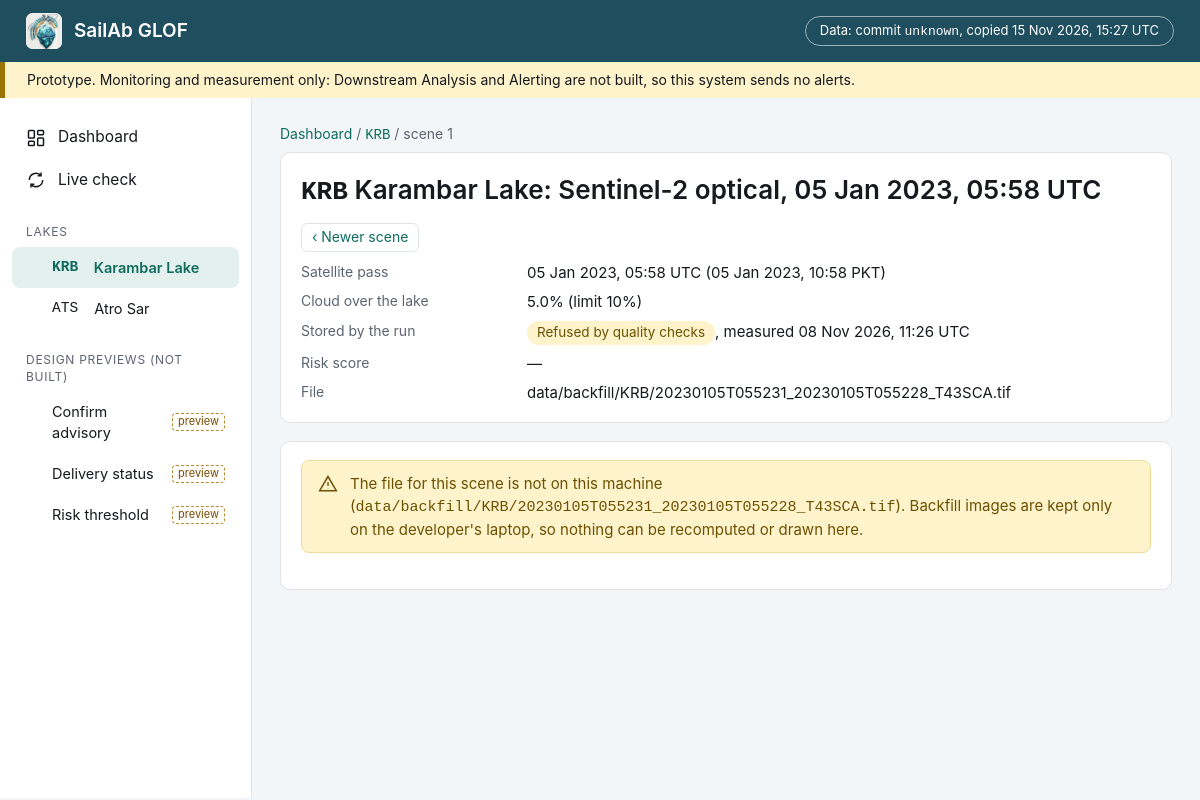
/scenes/1, run on the app's committed database.
### tables this page shows
CREATE TABLE lake (
    id INTEGER PRIMARY KEY,
    code TEXT NOT NULL UNIQUE,
    name TEXT NOT NULL,
    centre_lon REAL NOT NULL,
    centre_lat REAL NOT NULL,
    boundary_radius_m REAL NOT NULL,
    growth_distance_limit_m REAL NOT NULL DEFAULT 2500
);

CREATE TABLE scene (
    id INTEGER PRIMARY KEY,
    lake_id INTEGER NOT NULL REFERENCES lake(id),
    source TEXT NOT NULL,
    acquired_at TEXT NOT NULL,
    cloud_fraction REAL,
    file_path TEXT NOT NULL,
    downloaded_at TEXT NOT NULL
);

CREATE TABLE measurement (
    id INTEGER PRIMARY KEY,
    scene_id INTEGER NOT NULL UNIQUE REFERENCES scene(id),
    lake_id INTEGER NOT NULL REFERENCES lake(id),
    sensor TEXT NOT NULL,
    extent_ha REAL,
    status TEXT NOT NULL,
    measured_at TEXT NOT NULL
);

### webapp/main.py (the view)
    @app.get("/scenes/{scene_id}", response_class=HTMLResponse)
    def scene_page(request: Request, scene_id: int) -> HTMLResponse:
        with read_only() as conn:
            rec = scene_or_404(conn, scene_id)
        a, why_not = analysis_for(rec)
        d = {"s": rec, "a": a, "why_not": why_not, "cloud_limit": scene_view.CLOUD_LIMIT_PERCENT,
             "pictures": scene_view.PICTURES.get(rec["source"], ()),
             "agreement": scene_view.compare(rec["measurement_status"], rec["extent_ha"], a) if a else None,
             "from_live_check": scene_file(rec["file_path"]) is not None and not (repo_root / rec["file_path"]).is_file()}
        return render(request, "scene.html", rec["lake"]["code"], d)

### webapp/templates/scene.html (shortened to what this page needs)
{% extends "base.html" %}
{% from "_macros.html" import icon_warn, icon_info %}
{% set s = d.s %}{% set a = d.a %}{% set radar = s.source == "sentinel-1" %}
{% block main %}
<div class="breadcrumb"><a href="/">Dashboard</a> / <a href="/lakes/{{ s.lake.code }}"><span class="mono">{{ s.lake.code }}</span></a> / scene {{ s.scene_id }}</div>
<section class="card">
  <div class="card-head">
    <h1 style="margin:0"><span class="mono">{{ s.lake.code }}</span> {{ s.lake.name }}: {{ "Sentinel-1 radar" if radar else "Sentinel-2 optical" }}, {{ s.acquired_at | utc_time }}</h1>
    <span class="pager" style="padding:0">
      {% if s.newer_id %}<a href="/scenes/{{ s.newer_id }}">‹ Newer scene</a>{% endif %}
    </span>
  </div>
  {% set q = quality(s) %}
  <dl class="kv wide">
    <dt>Satellite pass</dt><dd>{{ s.acquired_at | utc_time }} ({{ s.acquired_at | pkt }})</dd>
    {% if not radar %}<dt>Cloud over the lake</dt><dd>{{ "%.1f%%" | format(s.cloud_fraction) if s.cloud_fraction is not none else "no valid pixels" }} (limit {{ "%.0f" | format(d.cloud_limit) }}%)</dd>{% endif %}
    <dt>Stored by the run</dt><dd><span class="chip {{ q[0] }}">{{ q[1] }}</span>{% if s.measured_at %}, measured {{ s.measured_at | utc_time }}{% endif %}</dd>
    <dt>Risk score</dt><dd>{% if radar %}not scored (radar){% elif s.risk_status == 'ok' %}<span class="mono">{{ s.deviation_score | score }}</span> (baseline {{ s.baseline_ha | ha }}){% elif s.risk_status == 'insufficient_history' %}insufficient history{% else %}—{% endif %}</dd>
    <dt>File</dt><dd class="mono" style="word-break:break-all">{{ s.file_path }}{% if d.from_live_check %} (downloaded by a live check on this laptop){% endif %}</dd>
  </dl>
</section>
{% if d.why_not == "not_downloaded" %}
<section class="card mt"><div class="banner warn">{{ icon_info() }}<div>Not downloaded: {{ "%.1f%%" | format(s.cloud_fraction) if s.cloud_fraction is not none else "no valid pixels" }} of the lake was under cloud, above the {{ "%.0f" | format(d.cloud_limit) }}% limit.
  There is no image for this pass and nothing was measured.</div></div></section>
{% elif d.why_not == "file_missing" %}
<section class="card mt"><div class="banner warn">{{ icon_warn() }}<div>The file for this scene is not on this machine (<span class="mono">{{ s.file_path }}</span>).
  Backfill images are kept only on the developer's laptop, so nothing can be recomputed or drawn here.</div></div></section>
{% elif d.why_not == "dem_missing" %}
<section class="card mt"><div class="banner warn">{{ icon_warn() }}<div>The terrain file <span class="mono">data/dem/{{ s.lake.code }}_dem.tif</span> is missing, so the radar slope mask cannot be recomputed.</div></div></section>
{% elif d.why_not %}
<section class="card mt"><div class="banner error">{{ icon_warn() }}<div>The recomputation failed. Nothing is shown in its place.<br><span class="mono">{{ d.why_not }}</span></div></div></section>
{% endif %}
{% endblock %}

### webapp/templates/base.html (shortened to what this page needs)
<!doctype html>
<html lang="en">
<head>
  <link rel="stylesheet" href="/static/style.css">
</head>
<body>
  <header class="topbar">
    <a class="brand" href="/"><img src="/static/logo_mark.png" alt="">SailAb GLOF</a>
    <a class="provenance" href="/api/provenance" title="Which published database state these pages show">
      Data: commit <span class="mono">{{ provenance.git_commit or "unknown" }}</span>, copied {{ provenance.copied_at | utc_time }}
    </a>
  </header>
  <div class="banner-top">
    Prototype. Monitoring and measurement only: Downstream Analysis and Alerting are not built, so this system sends no alerts.
  </div>
  <div class="layout">
    <nav class="sidebar">
      <a href="/" class="{{ 'active' if nav == 'dashboard' }}">
        <svg viewBox="0 0 24 24" fill="none" stroke="currentColor" stroke-width="1.8"><rect x="3" y="3" width="7" height="9" rx="1"/><rect x="14" y="3" width="7" height="5" rx="1"/><rect x="14" y="12" width="7" height="9" rx="1"/><rect x="3" y="16" width="7" height="5" rx="1"/></svg>
        Dashboard</a>
      <a href="/live" class="{{ 'active' if nav == 'live' }}">
        <svg viewBox="0 0 24 24" fill="none" stroke="currentColor" stroke-width="1.8"><path d="M4 12a8 8 0 0 1 14-5.3M20 12a8 8 0 0 1-14 5.3"/><path d="M18 3v4h-4M6 21v-4h4"/></svg>
        Live check</a>
      <div class="section">Lakes</div>
      {% for l in nav_lakes %}
      <a href="/lakes/{{ l.code }}" class="sub {{ 'active' if nav == l.code }}"><span class="mono">{{ l.code }}</span>&nbsp;{{ l.name }}</a>
      {% endfor %}
      <div class="section">Design previews (not built)</div>
      <a href="/preview/confirm-advisory" class="sub preview-link {{ 'active' if nav == 'p-confirm' }}">Confirm advisory</a>
      <a href="/preview/delivery-status" class="sub preview-link {{ 'active' if nav == 'p-delivery' }}">Delivery status</a>
      <a href="/preview/risk-threshold" class="sub preview-link {{ 'active' if nav == 'p-threshold' }}">Risk threshold</a>
    </nav>
    <main>{% block main %}{% endblock %}</main>
  </div>
</body>
</html>

### webapp/static/style.css (style rules this page uses)
:root { --header: #1f4e5f; --primary: #0e6b5e; --primary-soft: #e3f0ed; --page: #f3f6f8; --card: #ffffff; --border: #dfe4e9; --text: #16191d; --muted: #5b6470; --banner: #fff3cc; --banner-stripe: #9a7300; --info: #e8eef7; --info-text: #1d3f78; --warn: #fff3cc; --warn-text: #6b5000; --error: #fbe9e9; --error-text: #8e1b1b; --optical: #1e4e8c; --chip: #eef1f4; --mono: "IBM Plex Mono", "JetBrains Mono", ui-monospace, "SFMono-Regular", Menlo, Consolas, monospace; }
* { box-sizing: border-box; }
html, body { margin: 0; }
body { background: var(--page); color: var(--text); font: 15px/1.45 Inter, "Segoe UI", system-ui, -apple-system, Roboto, Arial, sans-serif; }
a { color: var(--primary); text-decoration: none; }
.mono { font-family: var(--mono); }
.topbar { background: var(--header); color: #fff; height: 62px; display: flex; align-items: center; padding: 0 26px; gap: 12px; }
.topbar .brand { display: flex; align-items: center; gap: 12px; color: #fff; font-weight: 600; font-size: 19px; }
.topbar .brand img { width: 36px; height: 36px; border-radius: 7px; background: #fff; }
.provenance { border: 1px solid rgba(255,255,255,.55); border-radius: 999px; padding: 4px 14px; font-size: 13px; color: #fff; }
.banner-top { background: var(--banner); border-left: 5px solid var(--banner-stripe); padding: 8px 22px; font-size: 14px; }
.layout { display: grid; grid-template-columns: 252px 1fr; min-height: calc(100vh - 100px); }
.sidebar { background: #fff; border-right: 1px solid var(--border); padding: 18px 12px; }
.sidebar a { display: flex; align-items: center; gap: 12px; padding: 10px 14px; border-radius: 8px; color: var(--text); font-size: 15.5px; }
.sidebar a.active { background: var(--primary-soft); color: var(--primary); font-weight: 600; }
.sidebar .section { margin: 22px 14px 6px; font-size: 12px; letter-spacing: .06em; color: var(--muted); text-transform: uppercase; }
.sidebar .sub { padding-left: 40px; font-size: 14.5px; }
.sidebar svg { width: 20px; height: 20px; flex: none; }
main { padding: 26px 28px 40px; min-width: 0; }
h1 { font-size: 26px; font-weight: 600; margin: 0 0 4px; }
.breadcrumb { color: var(--muted); font-size: 14px; margin-bottom: 6px; }
.card { background: var(--card); border: 1px solid var(--border); border-radius: 10px; padding: 18px 20px; }
.mt { margin-top: 18px; }
.banner { border-radius: 8px; padding: 12px 16px; display: flex; gap: 12px; align-items: flex-start; margin-bottom: 18px; font-size: 15px; }
.banner.warn { background: var(--warn); color: var(--warn-text); border: 1px solid #f0dc9a; }
.chip { display: inline-flex; align-items: center; gap: 6px; padding: 2px 10px; border-radius: 999px; font-size: 13.5px; background: var(--chip); color: var(--text); white-space: nowrap; }
.chip.warn { background: var(--warn); color: var(--warn-text); }
.card-head { display: flex; justify-content: space-between; align-items: center; gap: 12px; margin-bottom: 10px; flex-wrap: wrap; }
dl.kv { display: grid; grid-template-columns: 1fr auto; gap: 8px 16px; margin: 0; }
dl.kv.wide { grid-template-columns: 210px minmax(0, 1fr); }
dl.kv.wide dd { text-align: left; font-family: inherit; font-weight: 400; }
dl.kv dt { color: var(--muted); font-size: 14px; }
dl.kv dd { margin: 0; font-weight: 600; text-align: right; font-family: var(--mono); }
.pager { display: flex; gap: 8px; justify-content: flex-end; padding: 12px 16px; align-items: center; font-size: 14px; color: var(--muted); }
.pager a { border: 1px solid var(--border); border-radius: 6px; padding: 3px 10px; background: #fff; }
.preview-link::after { content: "preview"; margin-left: auto; font-size: 11px; color: #7a4b00; border: 1px dashed #b98a2e; border-radius: 4px; padding: 0 5px; }

### data on the page
lake: code "KRB", name "Karambar Lake", lake.code "KRB", lake.name "Karambar Lake"
lake: code "ATS", name "Atro Sar"
scene: scene_id "1", acquired_at|utc_time "05 Jan 2023, 05:58 UTC", acquired_at|pkt "05 Jan 2023, 10:58 PKT", cloud_fraction "5.0%", file_path "data/backfill/KRB/20230105T055231_20230105T055228_T43SCA.tif"
measurement: measured_at|utc_time "08 Nov 2026, 11:26 UTC"

### other printed values
{{ provenance.git_commit or "unknown" }} "unknown"
{{ provenance.copied_at | utc_time }} "15 Nov 2026, 15:27 UTC"
{{ "Sentinel-1 radar" if radar else "Sentinel-2 optical" }} "Sentinel-2 optical"
{{ "%.0f" | format(d.cloud_limit) }} "10"
{{ q[1] }} "Refused by quality checks"
